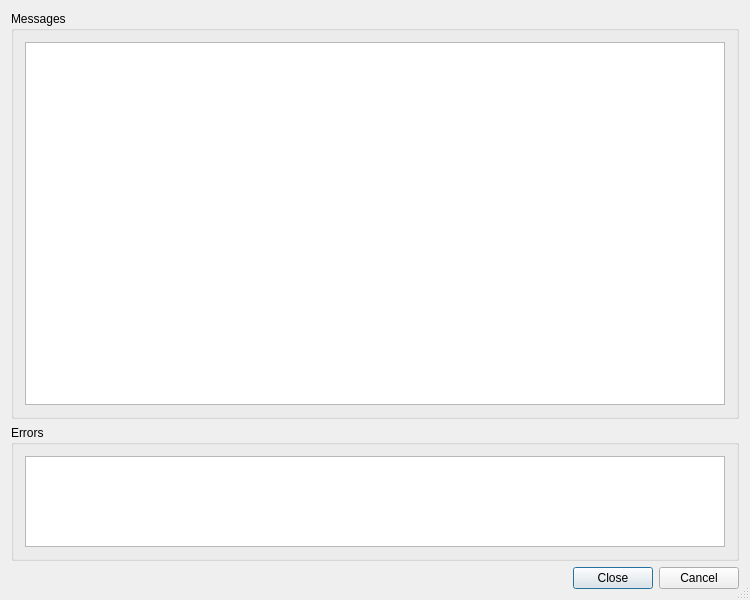
<?xml version="1.0" encoding="UTF-8"?>
<ui version="4.0">
 <class>VirtualenvExecDialog</class>
 <widget class="QDialog" name="VirtualenvExecDialog">
  <property name="geometry">
   <rect>
    <x>0</x>
    <y>0</y>
    <width>750</width>
    <height>600</height>
   </rect>
  </property>
  <property name="windowTitle">
   <string>Virtualenv Creation</string>
  </property>
  <property name="sizeGripEnabled">
   <bool>true</bool>
  </property>
  <layout class="QVBoxLayout" name="verticalLayout_3">
   <item>
    <widget class="QGroupBox" name="messagesGroup">
     <property name="sizePolicy">
      <sizepolicy hsizetype="Preferred" vsizetype="Preferred">
       <horstretch>0</horstretch>
       <verstretch>3</verstretch>
      </sizepolicy>
     </property>
     <property name="title">
      <string>Messages</string>
     </property>
     <layout class="QVBoxLayout" name="verticalLayout">
      <item>
       <widget class="QTextBrowser" name="contents">
        <property name="sizePolicy">
         <sizepolicy hsizetype="Expanding" vsizetype="Expanding">
          <horstretch>0</horstretch>
          <verstretch>3</verstretch>
         </sizepolicy>
        </property>
        <property name="whatsThis">
         <string>&lt;b&gt;virtualenv Execution&lt;/b&gt;
&lt;p&gt;This shows the output of the virtualenv command.&lt;/p&gt;</string>
        </property>
       </widget>
      </item>
     </layout>
    </widget>
   </item>
   <item>
    <widget class="QGroupBox" name="errorGroup">
     <property name="sizePolicy">
      <sizepolicy hsizetype="Preferred" vsizetype="Preferred">
       <horstretch>0</horstretch>
       <verstretch>1</verstretch>
      </sizepolicy>
     </property>
     <property name="title">
      <string>Errors</string>
     </property>
     <layout class="QVBoxLayout" name="verticalLayout_2">
      <item>
       <widget class="QTextBrowser" name="errors">
        <property name="sizePolicy">
         <sizepolicy hsizetype="Expanding" vsizetype="Expanding">
          <horstretch>0</horstretch>
          <verstretch>1</verstretch>
         </sizepolicy>
        </property>
        <property name="whatsThis">
         <string>&lt;b&gt;virtualenv Execution&lt;/b&gt;
&lt;p&gt;This shows the errors of the virtualenv command.&lt;/p&gt;</string>
        </property>
       </widget>
      </item>
     </layout>
    </widget>
   </item>
   <item>
    <widget class="QDialogButtonBox" name="buttonBox">
     <property name="orientation">
      <enum>Qt::Horizontal</enum>
     </property>
     <property name="standardButtons">
      <set>QDialogButtonBox::Cancel|QDialogButtonBox::Close</set>
     </property>
    </widget>
   </item>
  </layout>
 </widget>
 <layoutdefault spacing="6" margin="11"/>
 <pixmapfunction>qPixmapFromMimeSource</pixmapfunction>
 <tabstops>
  <tabstop>contents</tabstop>
  <tabstop>errors</tabstop>
  <tabstop>buttonBox</tabstop>
 </tabstops>
 <resources/>
 <connections/>
</ui>
